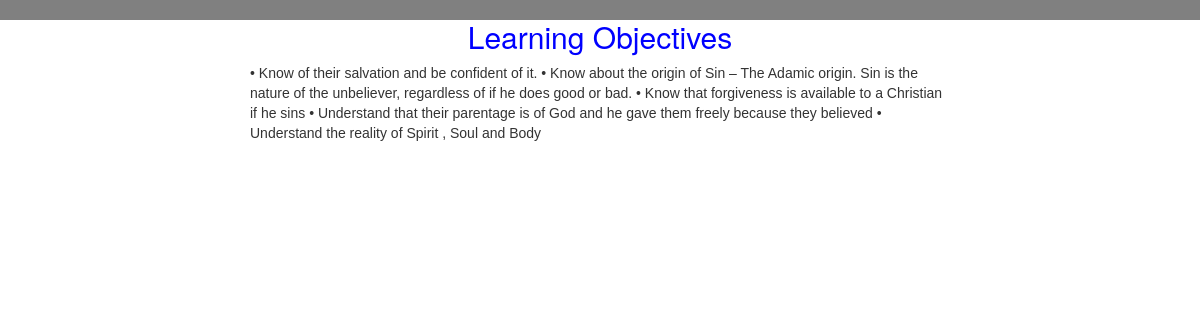
Page /1/detail/ on the committed database.
### cefs/models.py (models this page shows, shortened)
class supChapter(models.Model):
	chapter = models.ForeignKey(Chapter)
	title = models.CharField(max_length=200)
	text = models.TextField()
	completedCourse = models.BooleanField(default=False)

### cefs/views.py (the view)
# urls.py: url(r'^(?P<pk>[0-9]+)/detail/$', views.detail, name='detail'),
def detail(request, pk):
	course = get_object_or_404(supChapter, pk=pk)
	return render(request, 'cefs/detail.html', {'course':course})

### cefs/templates/cefs/detail.html
{% extends 'cefs/base.html' %}
{% block content %}
<div class="content">
<h2 class='titler'>{{ course.title }}</h2>
<p class='detailer'>{{ course.text }}</p>
</div>
{% endblock %}

### cefs/static/css/cefs.css (style rules this page uses)
html { background-color: grey; }
.content { width: 700px; margin: 0 auto; }
.titler { color: blue; text-align: center; }
.detailer { font-family: sans-serif; }

### rows in the picture
supChapter: title "Learning Objectives", text "• Know of their salvation and be confident of it. • Know about the origin of Sin – The Adamic origin. Sin is the nature of the unbeliever, regardless of if he does good or bad. • Know that forgiveness is available to a Christian if he sins • Understand that their parentage is of God and he gave them freely because they believed • Understand the reality of Spirit , Soul and Body"
